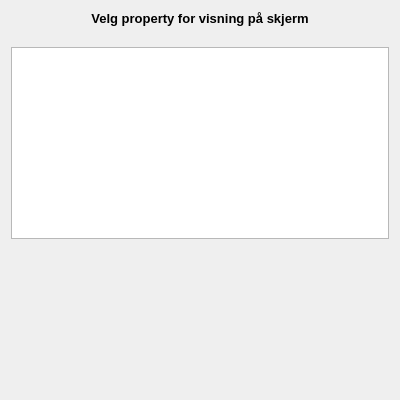
<?xml version="1.0" encoding="UTF-8"?>
<ui version="4.0">
 <class>Form</class>
 <widget class="RoutingContainer" name="Form">
  <property name="geometry">
   <rect>
    <x>0</x>
    <y>0</y>
    <width>400</width>
    <height>400</height>
   </rect>
  </property>
  <property name="sizePolicy">
   <sizepolicy hsizetype="Minimum" vsizetype="Minimum">
    <horstretch>0</horstretch>
    <verstretch>0</verstretch>
   </sizepolicy>
  </property>
  <property name="minimumSize">
   <size>
    <width>0</width>
    <height>0</height>
   </size>
  </property>
  <property name="maximumSize">
   <size>
    <width>16777215</width>
    <height>16777215</height>
   </size>
  </property>
  <property name="windowTitle">
   <string>Form</string>
  </property>
  <property name="windowOpacity">
   <double>0.000000000000000</double>
  </property>
  <property name="autoFillBackground">
   <bool>false</bool>
  </property>
  <property name="cdpTargetRouting">
   <string>VWController.VisionControllers.VisionController0.Tile01.OSDPort</string>
  </property>
  <layout class="QVBoxLayout" name="verticalLayout">
   <item>
    <widget class="CDPBaseLabel" name="label_54">
     <property name="minimumSize">
      <size>
       <width>0</width>
       <height>30</height>
      </size>
     </property>
     <property name="font">
      <font>
       <family>Arial</family>
       <pointsize>10</pointsize>
       <bold>true</bold>
      </font>
     </property>
     <property name="text">
      <string>Velg property for visning på skjerm</string>
     </property>
     <property name="alignment">
      <set>Qt::AlignHCenter|Qt::AlignTop</set>
     </property>
     <property name="cdpRouting" stdset="0">
      <string>.ShortName</string>
     </property>
    </widget>
   </item>
   <item>
    <widget class="NodeList" name="nodeList">
     <property name="modelFilter">
      <stringlist>
       <string>CDPProperty</string>
      </stringlist>
     </property>
     <property name="cdpTargetRouting">
      <string>VWController.OSD.OSDDataDistributor</string>
     </property>
    </widget>
   </item>
   <item>
    <spacer name="verticalSpacer">
     <property name="orientation">
      <enum>Qt::Vertical</enum>
     </property>
     <property name="sizeHint" stdset="0">
      <size>
       <width>20</width>
       <height>40</height>
      </size>
     </property>
    </spacer>
   </item>
  </layout>
 </widget>
 <customwidgets>
  <customwidget>
   <class>RoutingContainer</class>
   <extends>QWidget</extends>
   <header>CDPBaseWidgets/RoutingReplacementWidget.h</header>
   <container>1</container>
  </customwidget>
  <customwidget>
   <class>NodeList</class>
   <extends>QListView</extends>
   <header>CDPBaseWidgets/NodeList.h</header>
   <slots>
    <signal>selectedNodeShortName(QString)</signal>
    <signal>selectedNodeFullName(QString)</signal>
    <signal>selectedIndex(int)</signal>
    <signal>clickedIndex(int)</signal>
    <signal>selectedIndexesString(QString)</signal>
    <slot>sendSelections()</slot>
    <slot>setCdpTargetRouting(QString)</slot>
    <slot>setFilterString(QString)</slot>
   </slots>
  </customwidget>
  <customwidget>
   <class>CDPBaseLabel</class>
   <extends>QLabel</extends>
   <header>CDPBaseWidgets/CDPBaseLabel.h</header>
  </customwidget>
 </customwidgets>
 <resources/>
 <connections/>
</ui>
